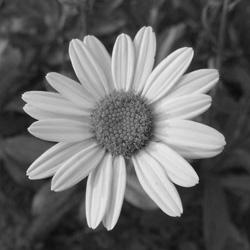
%> input picture flower.jpg, 250 x 250 px
$ octave lowp.m   (GNU Octave 9; MATLAB toolbox functions it lacks are replaced by stand-ins)
%> lines starting %> are read from the running program, lines starting %| are printed output that depends on the picture
clearvars;
close all;
a=imread('flower.jpg');
%> a is the input picture: size 250x250 uint8; min 1, max 244, mean 102.8
a = imnoise(a,'salt & pepper');
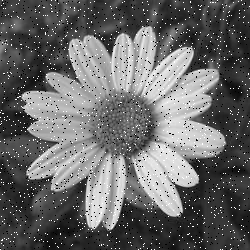
%> a: size 250x250 uint8; min 0, max 255, mean 104
subplot(1,2,1);
imshow(a)
[n,m,l] = size(a);%% size of image
%> n = 250; m = 250; l = 1
mask = (1/9)*[[1,1,1];[1,1,1];[1,1,1]];% low pass mask
a = padarray(a,[1,1]);%% padding
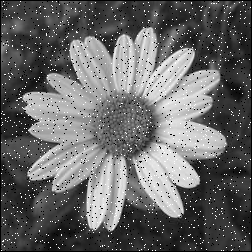
%> a: size 252x252 uint8; min 0, max 255, mean 102.4

for i = 2 : (n+1)
    for j = 2 : (m+1)
        mk=0;
        for k = 1 : 3
            for l = 1 : 3
                mk = mk + mask(k,l)*a(i-2+k,j-2+l);%% applying mask to image
            end
        end
        b(i-1,j-1) = mk;
    end
end
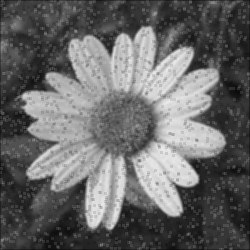
%> b: size 250x250 uint8; min 9, max 235, mean 103.6

subplot(1,2,2);
imshow(b)
